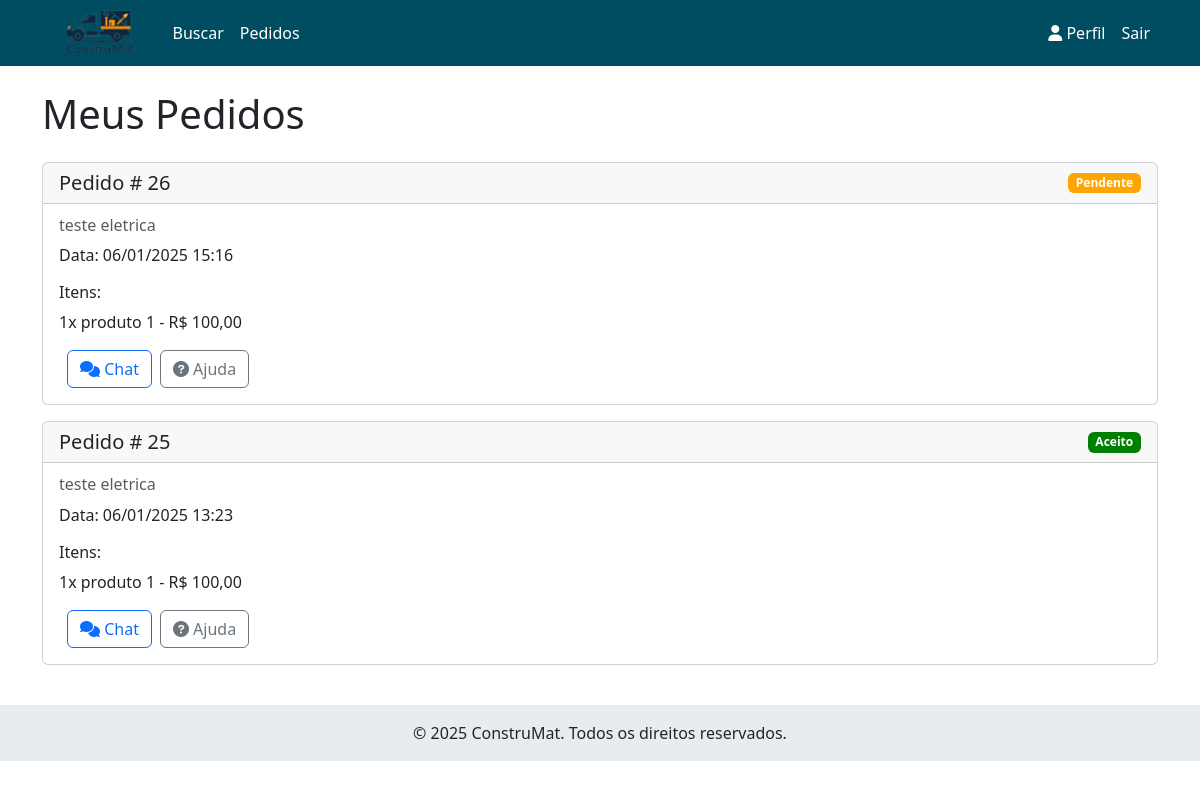
The page /pedidos/ (signed in) on the database its author committed.
### pedidos/models.py (models this page shows, shortened)
class Pedido(models.Model):
    STATUS_CHOICES = [
        ('PEN', 'Pendente'),  # Aguardando motorista
        ('ACE', 'Aceito'),    # Motorista aceitou
        ('RET', 'Retirado'),  # Motorista retirou na empresa
        ('SAI', 'Saiu para entrega'),
        ('ENT', 'Entregue'),
        ('CAN', 'Cancelado')
    ]
    cliente = models.ForeignKey('usuarios.Usuario', on_delete=models.CASCADE, related_name='pedidos_cliente')
    empresa = models.ForeignKey('empresas.Empresa', on_delete=models.CASCADE)
    motorista = models.ForeignKey('usuarios.Motorista', on_delete=models.SET_NULL, null=True, blank=True)
    status = models.CharField(max_length=3, choices=STATUS_CHOICES, default='PEN')
    data_pedido = models.DateTimeField(auto_now_add=True)
    data_aceite = models.DateTimeField(null=True, blank=True)
    data_retirada = models.DateTimeField(null=True, blank=True)
    data_entrega = models.DateTimeField(null=True, blank=True)
    endereco_entrega = models.CharField(max_length=255)
    observacao = models.TextField(blank=True)
    def get_status_class(self):
        classes = {
            'PEN': 'pendente',
            'ACE': 'aceito',
            'PRE': 'preparacao',
            'RET': 'retirado',
            'SAI': 'saiu',
            'ENT': 'entregue',
            'CAN': 'cancelado',
        }
        return classes.get(self.status, 'default')
    class Meta:
        ordering = ['-data_pedido']

class ItemPedido(models.Model):
    pedido = models.ForeignKey(Pedido, on_delete=models.CASCADE)
    produto = models.ForeignKey(Produto, on_delete=models.PROTECT)
    quantidade = models.PositiveIntegerField()
    preco_unitario = models.DecimalField(max_digits=10, decimal_places=2)
    class Meta:
        verbose_name = 'Item do Pedido'
        verbose_name_plural = 'Itens do Pedido'

### empresas/models.py (models this page shows, shortened)
class Empresa(models.Model):
    usuario = models.OneToOneField(Usuario, on_delete=models.CASCADE)
    nome_fantasia = models.CharField(max_length=100)
    razao_social = models.CharField(max_length=100)
    cnpj = models.CharField(max_length=14, unique=True)
    tipo = models.ForeignKey(TipoEmpresa, on_delete=models.PROTECT)
    endereco = models.CharField('Endereço', max_length=200)
    latitude = models.DecimalField(max_digits=9, decimal_places=6)
    longitude = models.DecimalField(max_digits=9, decimal_places=6)
    hora_abertura = models.TimeField('Horário de Abertura')
    hora_fechamento = models.TimeField('Horário de Fechamento')
    foto = models.ImageField(upload_to='empresas/')
    ativo = models.BooleanField(default=True)
    class Meta:
        verbose_name = 'Empresa'
        verbose_name_plural = 'Empresas'

class Produto(models.Model):
    empresa = models.ForeignKey(Empresa, on_delete=models.CASCADE)
    nome = models.CharField(max_length=100)
    descricao = models.TextField('Descrição')
    preco = models.DecimalField('Preço', max_digits=10, decimal_places=2)
    quantidade = models.PositiveIntegerField('Quantidade em Estoque', default=0)
    foto = models.ImageField(upload_to='produtos/')
    disponivel = models.BooleanField('Disponível', default=True)
    class Meta:
        verbose_name = 'Produto'
        verbose_name_plural = 'Produtos'

### pedidos/views.py (the view)
# urls.py: path('', views.lista_pedidos, name='pedidos'),
@login_required
def lista_pedidos(request):
    if hasattr(request.user, 'empresa'):
        empresa = request.user.empresa
        pedidos = Pedido.objects.filter(empresa=empresa).order_by('-data_pedido')  # Todos os pedidos da empresa
    elif hasattr(request.user, 'motorista'):
        pedidos = Pedido.objects.filter(motorista__usuario=request.user).order_by('-data_pedido')
    else:
        pedidos = Pedido.objects.filter(cliente=request.user).order_by('-data_pedido')  # Pedidos do cliente
    return render(request, 'pedidos/lista.html', {'pedidos': pedidos})

### usuarios/context_processors.py (called while the page is built)
def notificacoes(request):
    if request.user.is_authenticated:
        conversas = Conversa.objects.filter(
            Q(pedido__cliente=request.user) |
            Q(pedido__empresa__usuario=request.user) |
            Q(pedido__motorista__usuario=request.user)
        ).annotate(
            mensagens_nao_lidas=Count(
                'mensagem',
                filter=Q(
                    mensagem__lida=False
                ) & ~Q(mensagem__remetente=request.user)
            )
        )
        mensagens_nao_lidas = sum(conversa.mensagens_nao_lidas for conversa in conversas)
    else:
        mensagens_nao_lidas = 0
    return {'mensagens_nao_lidas': mensagens_nao_lidas}

### templates/pedidos/lista.html (shortened to what this page needs)
{% extends 'base.html' %}
{% block content %}
<h1 class="mb-4">
    {% if user.motorista %}
        Minhas Corridas
    {% else %}
        Meus Pedidos
    {% endif %}
</h1>
{% for pedido in pedidos %}
<a href="{% url 'detalhes_pedido' pedido.id %}" class="text-decoration-none text-dark">
    <div class="card mb-3">
        <div class="card-header d-flex justify-content-between align-items-center">
            <h5 class="mb-0">
                {% if user.motorista %}
                Corrida #
            {% else %}
            Pedido #
            {% endif %}
                {{ pedido.id }}</h5>
            <span class="badge {{ pedido.get_status_class }}">
                {{ pedido.get_status_display }}
            </span>
        </div>
        <div class="card-body">
            <h6 class="card-subtitle mb-2 text-muted">{{ pedido.empresa.nome_fantasia }}</h6>
            <p class="card-text">Data: {{ pedido.data_pedido|date:"d/m/Y H:i" }}</p>
            <h6>Itens:</h6>
            <ul class="list-unstyled">
                {% for item in pedido.itempedido_set.all %}
                <li>{{ item.quantidade }}x {{ item.produto.nome }} - R$ {{ item.preco_unitario }}</li>
                {% endfor %}
            </ul>
            <div class="d-flex gap-2">
                <a href="{% url 'chat_pedido' pedido.id %}" class="btn btn-outline-primary">
                    <i class="fas fa-comments"></i> Chat
                </a>
                <button class="btn btn-outline-secondary" data-bs-toggle="modal" data-bs-target="#ajudaModal{{ pedido.id }}">
                    <i class="fas fa-question-circle"></i> Ajuda
                </button>
            </div>
        </div>
    </div>
</a>
{% empty %}
<p class="text-center">Você ainda não tem pedidos.</p>
{% endfor %}
{% endblock %}

### templates/base.html (style rules this page uses)
:root { --primary-color: #004d61; --accent-color: #ff6f3c; --background-color: #f8f9fa; --text-color: #ffffff; --footer-color: #e9ecef; }
.badge.pendente { background-color: orange; animation: pulsar 1.5s infinite; }
.badge.aceito, .badge.preparacao, .badge.saiu { background-color: green; color: white; }

### rows shown on the page
Pedido: id "26", status "Pendente", empresa.nome_fantasia "teste eletrica", data_pedido "06/01/2025 15:16"
ItemPedido: quantidade "1", produto.nome "produto 1", preco_unitario "100,00"
Pedido: id "25", status "Aceito", empresa.nome_fantasia "teste eletrica", data_pedido "06/01/2025 13:23"
ItemPedido: quantidade "1", produto.nome "produto 1", preco_unitario "100,00"
